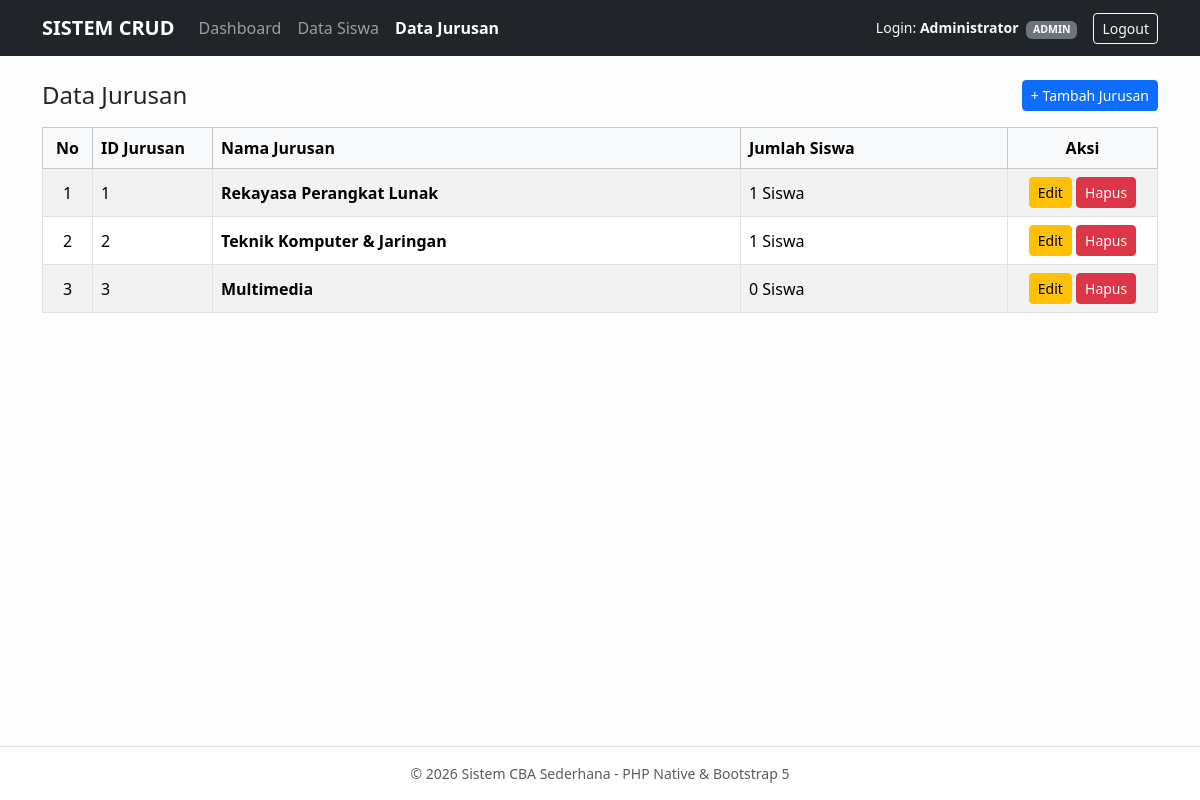
The page /admin/jurusan.php (signed in) on the database its author committed.
### tables this page shows
CREATE TABLE IF NOT EXISTS jurusan (
    id_jurusan INT AUTO_INCREMENT PRIMARY KEY,
    nama_jurusan VARCHAR(50) NOT NULL
);

### admin/jurusan.php (the view, shortened to what this page needs)
<?php
require_once __DIR__ . '/../config/koneksi.php';
$sql = "
    SELECT
        j.id_jurusan,
        j.nama_jurusan,
        COUNT(s.id_siswa) AS total_siswa
    FROM jurusan j
    LEFT JOIN siswa s ON j.id_jurusan = s.id_jurusan
    GROUP BY j.id_jurusan, j.nama_jurusan
    ORDER BY j.id_jurusan ASC
";
$data_jurusan = mysqli_query($koneksi, $sql);
$jurusan_list = [];
while ($row = mysqli_fetch_assoc($data_jurusan)) {
    $jurusan_list[] = $row;
}
require_once 'header.php';
?>
<div class="d-flex justify-content-between align-items-center mb-3">
    <h4 class="mb-0">Data Jurusan</h4>
    <button type="button" class="btn btn-primary btn-sm" data-bs-toggle="modal" data-bs-target="#modalTambahJurusan">
        + Tambah Jurusan
    </button>
</div>
<div class="table-responsive">
    <table class="table table-bordered table-striped align-middle">
        <thead class="table-light">
            <tr>
                <th width="50" class="text-center">No</th>
                <th width="120">ID Jurusan</th>
                <th>Nama Jurusan</th>
                <th>Jumlah Siswa</th>
                <th width="150" class="text-center">Aksi</th>
            </tr>
        </thead>
        <tbody>
            <?php
            $no = 1;
            if (count($jurusan_list) > 0):
                foreach ($jurusan_list as $row):
                    ?>
                    <tr>
                        <td class="text-center"><?= $no++; ?></td>
                        <td><?= $row['id_jurusan']; ?></td>
                        <td><b><?= htmlspecialchars($row['nama_jurusan']); ?></b></td>
                        <td><?= $row['total_siswa']; ?> Siswa</td>
                        <td class="text-center">
                            <button type="button" class="btn btn-warning btn-sm" data-bs-toggle="modal"
                                data-bs-target="#modalEditJurusan<?= $row['id_jurusan']; ?>">
                                Edit
                            </button>
                            <button type="button" class="btn btn-danger btn-sm" data-bs-toggle="modal"
                                data-bs-target="#modalHapusJurusan<?= $row['id_jurusan']; ?>">
                                Hapus
                            </button>
                        </td>
                    </tr>
                <?php
                endforeach;
            else:
                ?>
                <tr>
                    <td colspan="5" class="text-center text-muted py-3">Belum ada data jurusan.</td>
                </tr>
            <?php endif; ?>
        </tbody>
    </table>
</div>
<?php require_once 'footer.php'; ?>

### admin/header.php (style rules this page uses)
body { background-color: #fdfdfd; min-height: 100vh; display: flex; flex-direction: column; }

### rows shown on the page
jurusan: id_jurusan "1", nama_jurusan "Rekayasa Perangkat Lunak", total_siswa "1"
jurusan: id_jurusan "2", nama_jurusan "Teknik Komputer & Jaringan", total_siswa "1"
jurusan: id_jurusan "3", nama_jurusan "Multimedia", total_siswa "0"

### other values the page prints
$_SESSION['nama_lengkap'] "Administrator"
$_SESSION['role'] "ADMIN"
